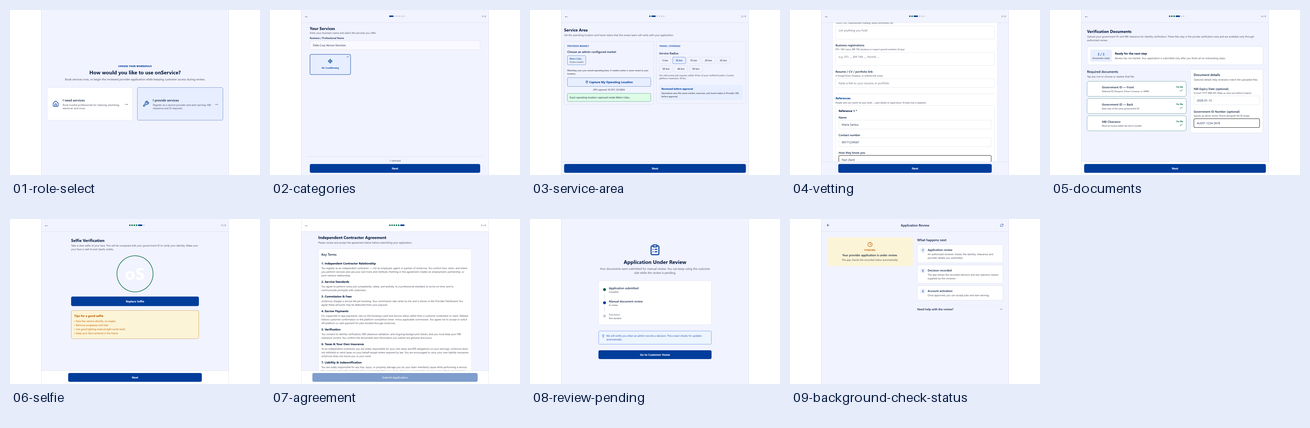
#> input picture .ai-coder/checkpoints/logs/provider-browser-audit-2026-08-31/provider-onboarding-1024-contact-sheet.png, 1310 x 428 px, given as the content of the folder der-browser-audit-2026-08-31/populated-state-screenshots/768, which was not available
$ python make-contact-sheet.py
#> lines starting #> are read from the running program, lines starting #| are printed output that depends on the picture; pictures that were not available may be replaced by others from this repository, and a replacement may not be noted
from pathlib import Path
from PIL import Image, ImageDraw, ImageFont


ROOT = Path(__file__).resolve().parent
THUMBNAIL = (250, 165)
LABEL_HEIGHT = 34
COLUMNS = 5
GAP = 10


def make_sheet(source_directory: Path, output: Path) -> None:
    paths = sorted(source_directory.glob("*.png"))
    rows = (len(paths) + COLUMNS - 1) // COLUMNS
    sheet = Image.new(
        "RGB",
        (
            GAP + COLUMNS * (THUMBNAIL[0] + GAP),
            GAP + rows * (THUMBNAIL[1] + LABEL_HEIGHT + GAP),
        ),
        "#e7ecfa",
    )
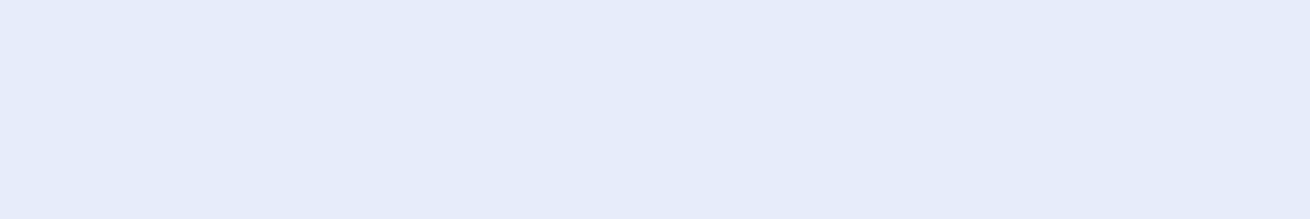
#> sheet: PIL image 1310x219 RGB; mean R, G, B 231, 236, 250
    draw = ImageDraw.Draw(sheet)
    font = ImageFont.load_default(size=13)

    for index, path in enumerate(paths):
        column = index % COLUMNS
        row = index // COLUMNS
        x = GAP + column * (THUMBNAIL[0] + GAP)
        y = GAP + row * (THUMBNAIL[1] + LABEL_HEIGHT + GAP)
        with Image.open(path) as source:
#> source is the input picture: PIL image 1310x428 RGB; mean R, G, B 234.7, 238.3, 248.7
            image = source.convert("RGB")
            image.thumbnail(THUMBNAIL, Image.Resampling.LANCZOS)
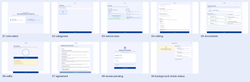
#> image: PIL image 250x82 RGB; mean R, G, B 234.7, 238.3, 248.6
            tile = Image.new("RGB", THUMBNAIL, "white")
#> tile: PIL image 250x165 RGB; every value is 255
            tile.paste(image, ((THUMBNAIL[0] - image.width) // 2, 0))
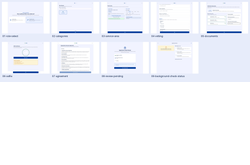
#> tile: PIL image 250x165 RGB; mean R, G, B 244.9, 246.7, 251.8
            sheet.paste(tile, (x, y))
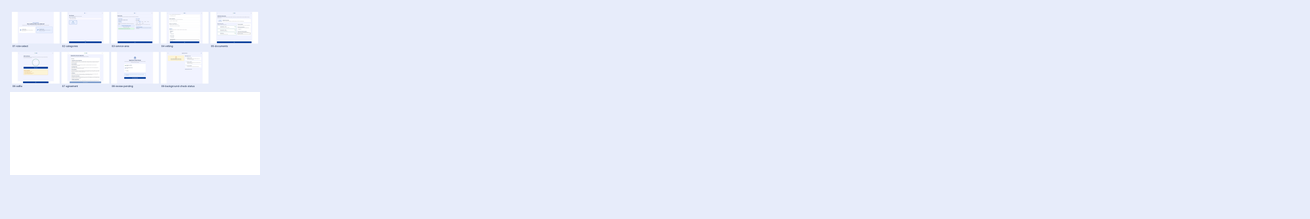
#> sheet: PIL image 1310x219 RGB; mean R, G, B 233, 237.5, 250.3
        draw.text((x + 3, y + THUMBNAIL[1] + 5), path.stem[:38], fill="#0b1f44", font=font)

    sheet.save(output, optimize=True)
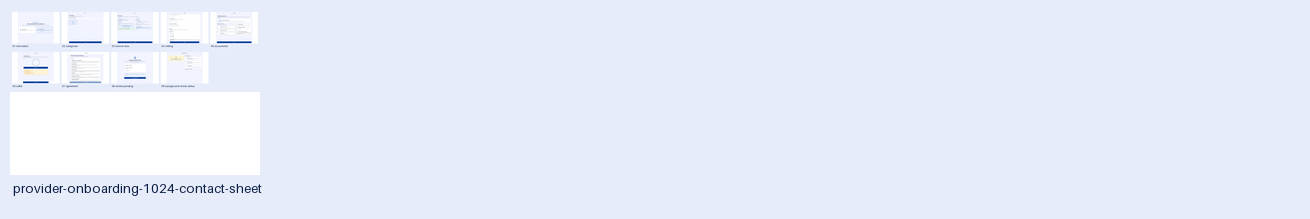
#> saved as provider-populated-768-contact-sheet.png: PIL image 1310x219 RGB; mean R, G, B 232.5, 237.1, 249.9
    print(f"Wrote {output} with {len(paths)} screens")


for viewport in (768, 1024, 1366):
    make_sheet(
        ROOT / "populated-state-screenshots" / str(viewport),
        ROOT / f"provider-populated-{viewport}-contact-sheet.png",
    )
    make_sheet(
        ROOT / "onboarding-flow-screenshots" / str(viewport),
        ROOT / f"provider-onboarding-{viewport}-contact-sheet.png",
    )
